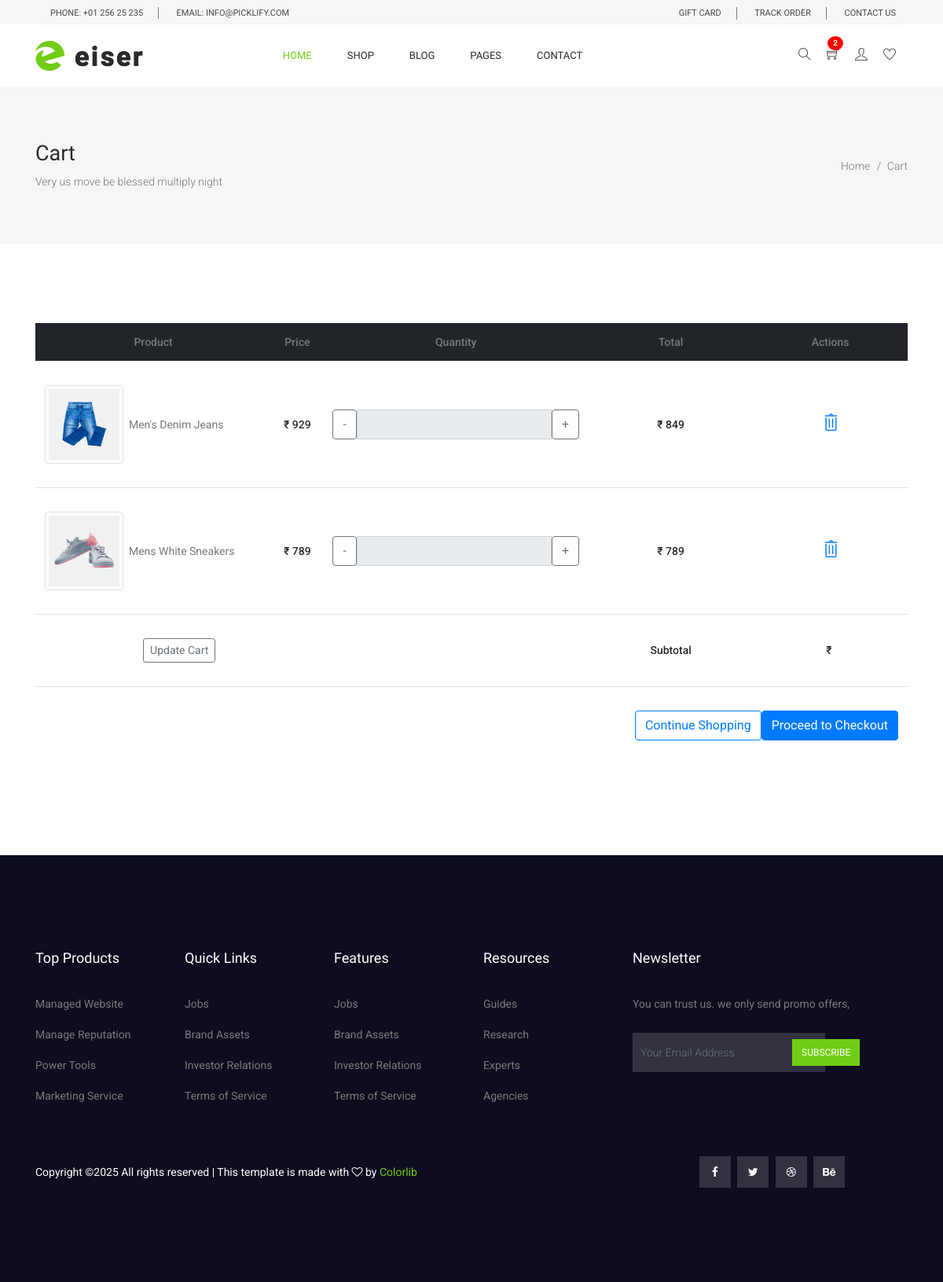
The page /accounts/cart/ (signed in) on the database its author committed.
### accounts/models.py (models this page shows)
class Profile(BaseModel):
    user = models.OneToOneField(User , on_delete=models.CASCADE , related_name="profile")
    is_email_verified = models.BooleanField(default=False)
    email_token = models.CharField(max_length=100 , null=True , blank=True)
    profile_image = models.ImageField(upload_to = 'profile')
    def get_cart_count(self):
        count = CartItems.objects.filter(cart__is_paid=False, cart__user=self.user).count()
        return count

class CartItems(BaseModel):
    cart = models.ForeignKey(Cart , on_delete=models.CASCADE, related_name='cart_items')
    product = models.ForeignKey(Product, on_delete=models.SET_NULL, null=True, blank=True)
    color_variant = models.ForeignKey(ColorVariant, on_delete=models.SET_NULL, null=True, blank=True)
    size_variant = models.ForeignKey(SizeVariant, on_delete=models.SET_NULL, null=True, blank=True)
    def get_product_price(self):
        price = [self.product.price]
        if self.color_variant:
            color_variant_price = self.color_variant.price
            price.append(color_variant_price)
        if self.size_variant:
            size_variant_price = self.size_variant.price
            price.append(size_variant_price)
        return sum(price)

### products/models.py (models this page shows, shortened)
class Product(BaseModel):
    product_name = models.CharField(max_length=100)
    slug = models.SlugField(unique=True, null=True, blank=True)
    category = models.ForeignKey(Category, on_delete=models.CASCADE, related_name="products")
    price = models.IntegerField()
    product_description = models.TextField()
    color_variant = models.ManyToManyField(ColorVariant, blank=True)
    size_variant = models.ManyToManyField(SizeVariant, blank=True)

class ProductImage(BaseModel):
    product = models.ForeignKey(Product, on_delete=models.CASCADE, related_name="product_images")
    image = models.ImageField(upload_to="product")

class ColorVariant(BaseModel):
    color_name = models.CharField(max_length=100)
    price = models.IntegerField(default=0)

class SizeVariant(BaseModel):
    size_name = models.CharField(max_length=100)
    price = models.IntegerField(default=0)

### accounts/views.py (the view)
# urls.py: path('cart/', cart, name="cart"),
def cart(request):
    cart_items = CartItems.objects.filter(cart__user=request.user, cart__is_paid=False)
    context = {'cart_items': cart_items}
    return render(request, 'cart/cart.html', context)

### templates/cart/cart.html (shortened to what this page needs)
{% extends 'base/base.html' %} {% load static %} {% block content %}
    <section class="banner_area">
      <div class="banner_inner d-flex align-items-center">
        <div class="container">
          <div
            class="banner_content d-md-flex justify-content-between align-items-center"
          >
            <div class="mb-3 mb-md-0">
              <h2>Cart</h2>
              <p>Very us move be blessed multiply night</p>
            </div>
            <div class="page_link">
              <a href="{% url "index" %}">Home</a>
              <a href="{% url "cart" %}">Cart</a>
            </div>
          </div>
        </div>
      </div>
    </section>
    <section class="cart_area">
      <div class="container">
        <div class="cart_inner">
          <div class="table-responsive">
            <table class="table table-hover align-middle text-center">
              <thead class="table-dark">
                <tr>
                  <th scope="col">Product</th>
                  <th scope="col">Price</th>
                  <th scope="col">Quantity</th>
                  <th scope="col">Total</th>
                  <th scope="col">Actions</th>
                </tr>
              </thead>
              <tbody>
                {% for item in cart_items %}
                <tr>
                    <td>
                        <div class="d-flex align-items-center">
                          <img src="{{ item.product.product_images.first.image.url }}" alt="{{ item.product.product_name }}" class="img-thumbnail me-3" style="width: 100px; height: 100px;">
                            &nbsp;&nbsp;<p class="mb-0">{{ item.product.product_name }}</p>
                        </div>
                    </td>
                    <td>
                        <h5 class="fw-bold">₹&nbsp;{{ item.get_product_price }}</h5>
                    </td>
                    <td>
                        <div class="input-group quantity-input">
                          <button class="btn btn-outline-secondary" type="button" onclick="updateQuantity(-1)">-</button>
                          <input type="text" class="form-control text-center" name="qty" id="" value="{{ item.quantity }}" readonly>
                          <button class="btn btn-outline-secondary" type="button" onclick="updateQuantity(1)">+</button>
                        </div>
                    </td>
                    <td>
                        <h5 class="fw-bold" id="total-{{ item.uid }}">₹&nbsp;{{ item.product.price }}</h5>
                    </td>
                    <td>
                        <a href="{% url 'remove_from_cart' item.uid %}" class="text-primary me-2">
                          <i class="ti-trash icon-large" aria-hidden="true"></i>
                        </a>
                      </td>
                    </tr>
                    {% endfor %}
                <tr class="border-top">
                  <td colspan="2">
                    <a class="btn btn-outline-secondary btn-sm" href="#">Update Cart</a>
                  </td>
                  <td></td>
                  <td>
                    <h5 class="fw-bold">Subtotal</h5>
                  </td>
                  <td>
                    <h5 class="fw-bold" id="subtotal">₹&nbsp;{{item.cart.get_cart_total}}</h5>
                  </td>
                </tr>
                <tr>
                  <td colspan="3"></td>
                  <td colspan="2">
                    <div class="d-flex justify-content-end gap-2">
                      <a class="btn btn-outline-primary" href="#">Continue Shopping</a>
                      <a class="btn btn-primary" href="#">Proceed to Checkout</a>
                    </div>
                  </td>
                </tr>
              </tbody>
            </table>
          </div>
        </div>
      </div>
    </section>
{% endblock %}

### templates/base/base.html (shortened to what this page needs)
{% load static %}
<!DOCTYPE html>
<html lang="en">
<head>
  <link rel="stylesheet" href="{% static "css/bootstrap.css" %}" />
  <link rel="stylesheet" href="{% static "vendors/linericon/style.css" %}" />
  <link rel="stylesheet" href="{% static "css/font-awesome.min.css" %}" />
  <link rel="stylesheet" href="{% static "css/themify-icons.css" %}" />
  <link rel="stylesheet" href="{% static 'css/flaticon.css' %}" />
  <link rel="stylesheet" href="{% static 'vendors/owl-carousel/owl.carousel.min.css' %}" />
  <link rel="stylesheet" href="{% static 'vendors/lightbox/simpleLightbox.css' %}" />
  <link rel="stylesheet" href="{% static 'vendors/nice-select/css/nice-select.css' %}" />
  <link rel="stylesheet" href="{% static 'vendors/animate-css/animate.css' %}" />
  <link rel="stylesheet" href="{% static 'vendors/jquery-ui/jquery-ui.css' %}" />
  <link rel="stylesheet" href="{% static 'css/style.css' %}" />
  <link rel="stylesheet" href="{% static 'css/responsive.css' %}" />
</head>
<body>
  <header class="header_area">
    <div class="top_menu">
      <div class="container">
        <div class="row">
          <div class="col-lg-7">
            <div class="float-left">
              <p>Phone: +01 256 25 235</p>
              <p>email: info@picklify.com</p>
            </div>
          </div>
          <div class="col-lg-5">
            <div class="float-right">
              <ul class="right_side">
                <li>
                  <a href="cart.html">
                    gift card
                  </a>
                </li>
                <li>
                  <a href="tracking.html">
                    track order
                  </a>
                </li>
                <li>
                  <a href="contact.html">
                    Contact Us
                  </a>
                </li>
              </ul>
            </div>
          </div>
        </div>
      </div>
    </div>
    <div class="main_menu">
      <div class="container">
        <nav class="navbar navbar-expand-lg navbar-light w-100">
          <a class="navbar-brand logo_h" href="{% url "index" %}">
            <img src="{% static "img/logo.png" %}" alt="" />
          </a>
          <div class="collapse navbar-collapse offset w-100" id="navbarSupportedContent">
            <div class="row w-100 mr-0">
              <div class="col-lg-7 pr-0">
                <ul class="nav navbar-nav center_nav pull-right">
                  <li class="nav-item active">
                    <a class="nav-link" href="index.html">Home</a>
                  </li>
                  <li class="nav-item submenu dropdown">
                    <a href="#" class="nav-link dropdown-toggle" data-toggle="dropdown" role="button" aria-haspopup="true"
                      aria-expanded="false">Shop</a>
                  </li>
                  <li class="nav-item submenu dropdown">
                    <a href="#" class="nav-link dropdown-toggle" data-toggle="dropdown" role="button" aria-haspopup="true"
                      aria-expanded="false">Blog</a>
                  </li>
                  <li class="nav-item submenu dropdown">
                    <a href="#" class="nav-link dropdown-toggle" data-toggle="dropdown" role="button" aria-haspopup="true"
                      aria-expanded="false">Pages</a>
                  </li>
                  <li class="nav-item">
                    <a class="nav-link" href="contact.html">Contact</a>
                  </li>
                </ul>
              </div>
              <div class="col-lg-5 pr-0">
                <ul class="nav navbar-nav navbar-right right_nav pull-right">
                  <li class="nav-item">
                    <a href="#" class="icons">
                      <i class="ti-search" aria-hidden="true"></i>
                    </a>
                  </li>
                  <li class="nav-item">
                    {% if request.user.is_authenticated %}
                    <a href="{% url 'cart' %}" class="icons" style="position: relative;">
                        <i class="ti-shopping-cart"></i>
                        <span id="cartBadge" class="badge">{{request.user.profile.get_cart_count}}</span>
                    </a>
                    {% else %}
                    <a href="{% url 'cart' %}" class="icons" style="position: relative;">
                        <i class="ti-shopping-cart"></i>
                        <span id="cartBadge" class="badge">0</span>
                    </a>
                    {% endif %}
                  </li>
                  <li class="nav-item">
                    <a href="#" class="icons">
                      <i class="ti-user" aria-hidden="true"></i>
                    </a>
                  </li>
                  <li class="nav-item">
                    <a href="#" class="icons">
                      <i class="ti-heart" aria-hidden="true"></i>
                    </a>
                  </li>
                </ul>
              </div>
            </div>
          </div>
        </nav>
      </div>
    </div>
  </header>
  <main>
    {% block content %} {% endblock %}
  </main>
  {% include 'base/footer.html' %}

### public/static/css/style.css (style rules this page uses)
body { line-height:24px;font-size:14px;font-family:"Roboto",sans-serif;font-weight:normal;color:#797979 }
h1,h2,h3,h4,h5,h6 { font-family:"Heebo",sans-serif;color:#2a2a2a;font-weight:500 }
a { text-decoration:none;transition:all 0.3s ease-in-out }
ul { list-style-type:none;margin:0;padding:0 }
.active { color:#71cd14 }
.header_area { position:relative;width:100%;top:0;left:0;z-index:99;transition:background 0.4s, all 0.3s linear }
.header_area .main_menu { background:#ffffff }
.header_area .navbar { padding:0px;border:0px;border-radius:0px;border-top:1px solid rgba(221,221,221,0.38) }
.header_area .navbar .right_nav .nav-item { margin:0 !important }
.header_area .navbar .icons { font-size:16px;line-height:80px;display:inline-block;color:#4a4a4a;margin-left:20px;text-align:center;transition:all 300ms linear 0s }
.header_area .navbar .nav .nav-item { margin-right:45px }
.header_area .navbar .nav .nav-item .nav-link { font:400 13px/80px "Heebo",sans-serif;text-transform:uppercase;color:#2a2a2a;padding:0px;display:inline-block }
.header_area .navbar .nav .nav-item .nav-link:after { display:none }
.header_area .navbar .nav .nav-item:hover .nav-link,.header_area .navbar .nav .nav-item.active .nav-link { color:#71cd14 }
.header_area .navbar .nav .nav-item.submenu { position:relative }
.header_area .navbar .nav .nav-item:last-child { margin-right:0px }
.header_area .navbar .nav.navbar-nav.navbar-right li { margin-left:25px;margin-right:0px }
.header_area .navbar .nav.navbar-nav.navbar-right li:first-child { margin-left:35px }
.top_menu { background:#f6f6f6;height:30px;line-height:16px }
.top_menu .float-left { padding:7px 0 }
.top_menu .float-left p { display:inline-block;line-height:15px;color:#4a4a4a;font-size:11px;font-family:"Roboto",sans-serif;font-weight:400;margin:0px;text-transform:uppercase;border-right:1px solid #797979;padding:0px 19px }
.top_menu .float-left p:last-child { border-right:0px }
.top_menu .right_side { margin-bottom:0px;padding:7px 0 }
.top_menu .right_side li { display:inline-block }
.top_menu .right_side li:last-child a { padding-right:15px;border-right:0px }
.top_menu .right_side li a { font-size:11px;color:#4a4a4a;display:inline-block;border-right:1px solid #797979;transition:all 300ms linear 0s;text-transform:uppercase;padding:0px 19px }
.banner_area { position:relative;z-index:1;min-height:200px }
.banner_area .banner_inner { position:relative;overflow:hidden;width:100%;min-height:200px;background:#f6f6f6;z-index:1 }
.banner_area .banner_inner .banner_content { position:relative;z-index:10 }
.banner_area .banner_inner .banner_content h2 { font-size:27px;font-weight:500 }
.banner_area .banner_inner .banner_content p { margin-bottom:0px;font-weight:300 }
.banner_area .banner_inner .banner_content .page_link a { font-size:14px;font-weight:300;color:#797979;font-family:"Roboto",sans-serif;margin-right:18px;position:relative }
.banner_area .banner_inner .banner_content .page_link a:before { content:"/";font-size:14px;position:absolute;right:-14px;top:50%;transform:translateY(-50%) }
.banner_area .banner_inner .banner_content .page_link a:last-child { margin-right:0px }
.banner_area .banner_inner .banner_content .page_link a:last-child:before { display:none }
h2 { font-size:30px }
h5 { font-size:16px }
.cart_area { padding-top:100px;padding-bottom:100px }
.cart_inner .table thead tr th { border-top:0px;font-size:14px;font-weight:500;font-family:"Roboto",sans-serif;color:#797979;border-bottom:0px !important }
.cart_inner .table tbody tr td { padding-top:30px;padding-bottom:30px;vertical-align:middle;align-self:center }
.cart_inner .table tbody tr td h5 { font-size:14px;color:#2a2a2a;font-family:"Roboto",sans-serif;margin-bottom:0px }
.badge { position: absolute; top: 15px; right: -5px; background-color: red; color: white; font-size: 10px; border-radius: 50%; padding: 4px 7px; min-width: 10px; text-align: center; }

### templates/cart/cart.html (style rules this page uses)
.icon-large { font-size: 24px; }

### rows shown on the page
CartItems: product.product_images.first.image (picture), product.product_name "Men's Denim Jeans", get_product_price "929", product.price "849"
CartItems: product.product_images.first.image (picture), product.product_name "Mens White Sneakers", get_product_price "789", product.price "789"

### other values the page prints
{{ request.user.profile.get_cart_count }} "2"
